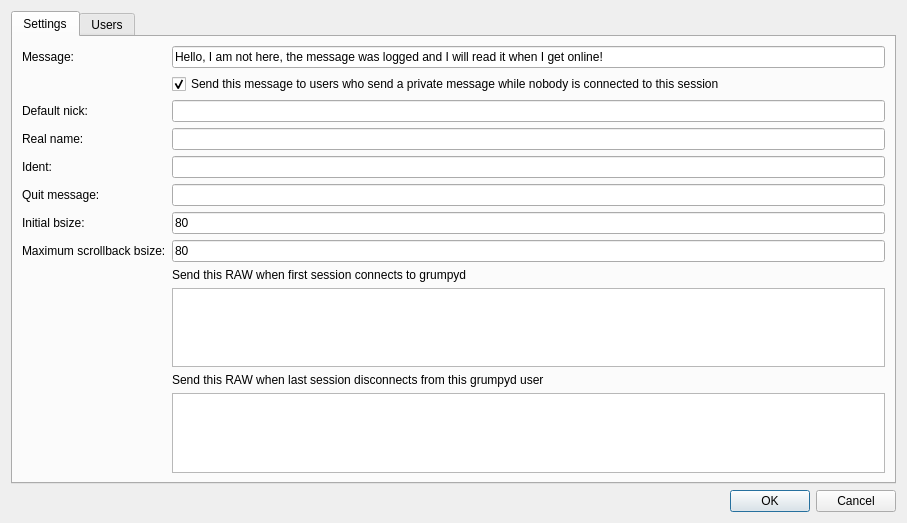
<?xml version="1.0" encoding="UTF-8"?>
<ui version="4.0">
 <class>GrumpydCfWin</class>
 <widget class="QDialog" name="GrumpydCfWin">
  <property name="geometry">
   <rect>
    <x>0</x>
    <y>0</y>
    <width>907</width>
    <height>523</height>
   </rect>
  </property>
  <property name="windowTitle">
   <string>Grumpyd config</string>
  </property>
  <property name="windowIcon">
   <iconset resource="embedded.qrc">
    <normaloff>:/icons/img/grumpy_logo.png</normaloff>:/icons/img/grumpy_logo.png</iconset>
  </property>
  <layout class="QVBoxLayout" name="verticalLayout">
   <item>
    <widget class="QTabWidget" name="tabWidget">
     <property name="currentIndex">
      <number>0</number>
     </property>
     <widget class="QWidget" name="tab">
      <attribute name="title">
       <string>Settings</string>
      </attribute>
      <layout class="QHBoxLayout" name="horizontalLayout">
       <item>
        <layout class="QFormLayout" name="formLayout">
         <item row="1" column="0">
          <widget class="QLabel" name="label">
           <property name="text">
            <string>Message:</string>
           </property>
          </widget>
         </item>
         <item row="1" column="1">
          <widget class="QLineEdit" name="lineEdit">
           <property name="text">
            <string>Hello, I am not here, the message was logged and I will read it when I get online!</string>
           </property>
          </widget>
         </item>
         <item row="2" column="0">
          <widget class="QLabel" name="label_2">
           <property name="text">
            <string/>
           </property>
          </widget>
         </item>
         <item row="2" column="1">
          <widget class="QCheckBox" name="checkBox">
           <property name="sizePolicy">
            <sizepolicy hsizetype="Minimum" vsizetype="Minimum">
             <horstretch>0</horstretch>
             <verstretch>0</verstretch>
            </sizepolicy>
           </property>
           <property name="minimumSize">
            <size>
             <width>40</width>
             <height>0</height>
            </size>
           </property>
           <property name="text">
            <string>Send this message to users who send a private message while nobody is connected to this session</string>
           </property>
           <property name="checked">
            <bool>true</bool>
           </property>
          </widget>
         </item>
         <item row="3" column="0">
          <widget class="QLabel" name="label_4">
           <property name="text">
            <string>Default nick:</string>
           </property>
          </widget>
         </item>
         <item row="3" column="1">
          <widget class="QLineEdit" name="lineEdit_3"/>
         </item>
         <item row="5" column="0">
          <widget class="QLabel" name="label_5">
           <property name="text">
            <string>Ident:</string>
           </property>
          </widget>
         </item>
         <item row="5" column="1">
          <widget class="QLineEdit" name="lineEdit_4"/>
         </item>
         <item row="6" column="0">
          <widget class="QLabel" name="label_6">
           <property name="text">
            <string>Quit message:</string>
           </property>
          </widget>
         </item>
         <item row="6" column="1">
          <widget class="QLineEdit" name="lineEdit_5"/>
         </item>
         <item row="7" column="0">
          <widget class="QLabel" name="label_13">
           <property name="text">
            <string>Initial bsize:</string>
           </property>
          </widget>
         </item>
         <item row="7" column="1">
          <widget class="QLineEdit" name="lineEdit_2">
           <property name="inputMethodHints">
            <set>Qt::ImhDigitsOnly</set>
           </property>
           <property name="text">
            <string>80</string>
           </property>
          </widget>
         </item>
         <item row="8" column="0">
          <widget class="QLabel" name="label_7">
           <property name="text">
            <string>Maximum scrollback bsize:</string>
           </property>
          </widget>
         </item>
         <item row="8" column="1">
          <widget class="QLineEdit" name="lineEdit_6">
           <property name="inputMethodHints">
            <set>Qt::ImhDigitsOnly</set>
           </property>
           <property name="text">
            <string>80</string>
           </property>
          </widget>
         </item>
         <item row="9" column="0">
          <widget class="QLabel" name="label_8">
           <property name="text">
            <string/>
           </property>
          </widget>
         </item>
         <item row="9" column="1">
          <widget class="QLabel" name="label_9">
           <property name="text">
            <string>Send this RAW when first session connects to grumpyd</string>
           </property>
          </widget>
         </item>
         <item row="10" column="0">
          <widget class="QLabel" name="label_3">
           <property name="text">
            <string/>
           </property>
          </widget>
         </item>
         <item row="10" column="1">
          <widget class="QPlainTextEdit" name="plainTextEdit"/>
         </item>
         <item row="11" column="0">
          <widget class="QLabel" name="label_10">
           <property name="text">
            <string/>
           </property>
          </widget>
         </item>
         <item row="11" column="1">
          <widget class="QLabel" name="label_12">
           <property name="text">
            <string>Send this RAW when last session disconnects from this grumpyd user</string>
           </property>
          </widget>
         </item>
         <item row="12" column="0">
          <widget class="QLabel" name="label_11">
           <property name="text">
            <string/>
           </property>
          </widget>
         </item>
         <item row="12" column="1">
          <widget class="QPlainTextEdit" name="plainTextEdit_2"/>
         </item>
         <item row="4" column="0">
          <widget class="QLabel" name="label_14">
           <property name="text">
            <string>Real name:</string>
           </property>
          </widget>
         </item>
         <item row="4" column="1">
          <widget class="QLineEdit" name="lineEdit_7"/>
         </item>
        </layout>
       </item>
      </layout>
     </widget>
     <widget class="QWidget" name="tab_2">
      <attribute name="title">
       <string>Users</string>
      </attribute>
      <layout class="QVBoxLayout" name="verticalLayout_3">
       <item>
        <widget class="QTableWidget" name="tableUser">
         <property name="contextMenuPolicy">
          <enum>Qt::CustomContextMenu</enum>
         </property>
         <property name="showDropIndicator" stdset="0">
          <bool>false</bool>
         </property>
         <property name="dragDropOverwriteMode">
          <bool>false</bool>
         </property>
         <property name="selectionMode">
          <enum>QAbstractItemView::SingleSelection</enum>
         </property>
         <property name="selectionBehavior">
          <enum>QAbstractItemView::SelectRows</enum>
         </property>
         <property name="verticalScrollMode">
          <enum>QAbstractItemView::ScrollPerItem</enum>
         </property>
         <property name="horizontalScrollMode">
          <enum>QAbstractItemView::ScrollPerPixel</enum>
         </property>
        </widget>
       </item>
      </layout>
     </widget>
    </widget>
   </item>
   <item>
    <widget class="QDialogButtonBox" name="buttonBox">
     <property name="orientation">
      <enum>Qt::Horizontal</enum>
     </property>
     <property name="standardButtons">
      <set>QDialogButtonBox::Cancel|QDialogButtonBox::Ok</set>
     </property>
    </widget>
   </item>
  </layout>
 </widget>
 <resources>
  <include location="embedded.qrc"/>
 </resources>
 <connections>
  <connection>
   <sender>buttonBox</sender>
   <signal>accepted()</signal>
   <receiver>GrumpydCfWin</receiver>
   <slot>accept()</slot>
   <hints>
    <hint type="sourcelabel">
     <x>248</x>
     <y>254</y>
    </hint>
    <hint type="destinationlabel">
     <x>157</x>
     <y>274</y>
    </hint>
   </hints>
  </connection>
  <connection>
   <sender>buttonBox</sender>
   <signal>rejected()</signal>
   <receiver>GrumpydCfWin</receiver>
   <slot>reject()</slot>
   <hints>
    <hint type="sourcelabel">
     <x>316</x>
     <y>260</y>
    </hint>
    <hint type="destinationlabel">
     <x>286</x>
     <y>274</y>
    </hint>
   </hints>
  </connection>
 </connections>
</ui>
